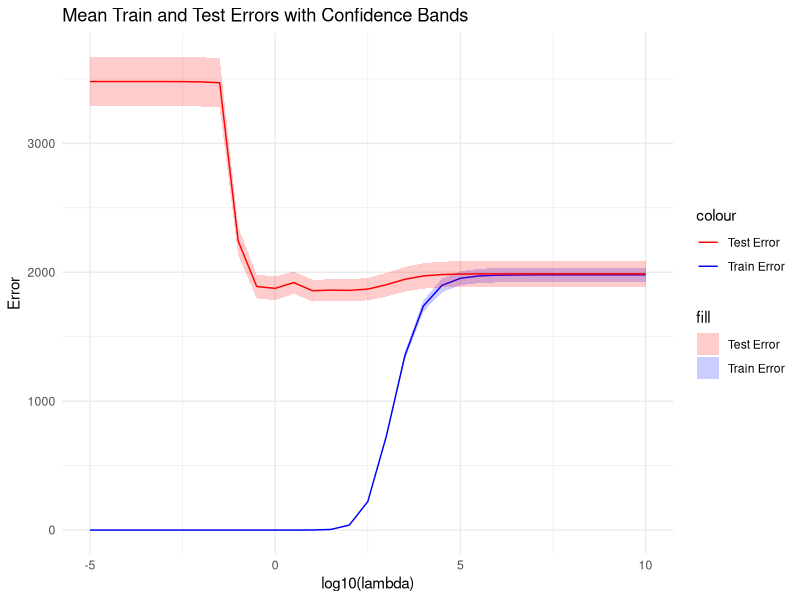
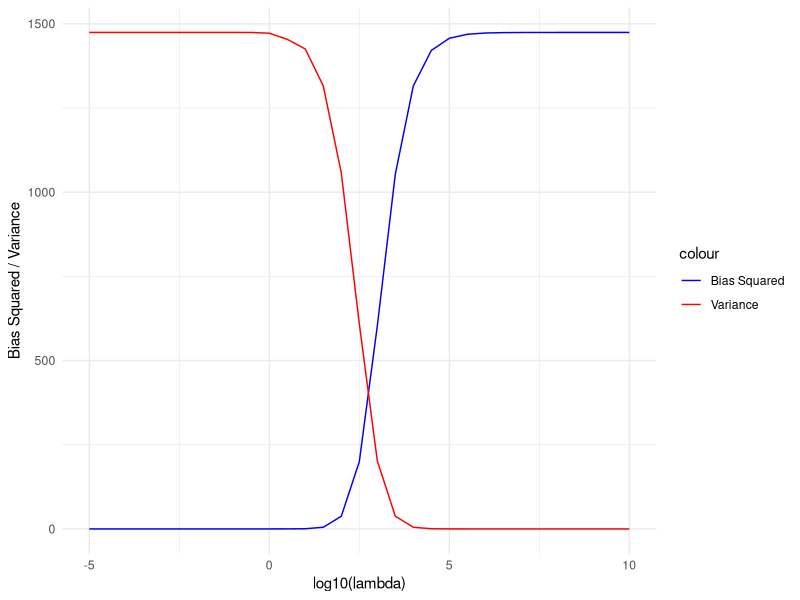
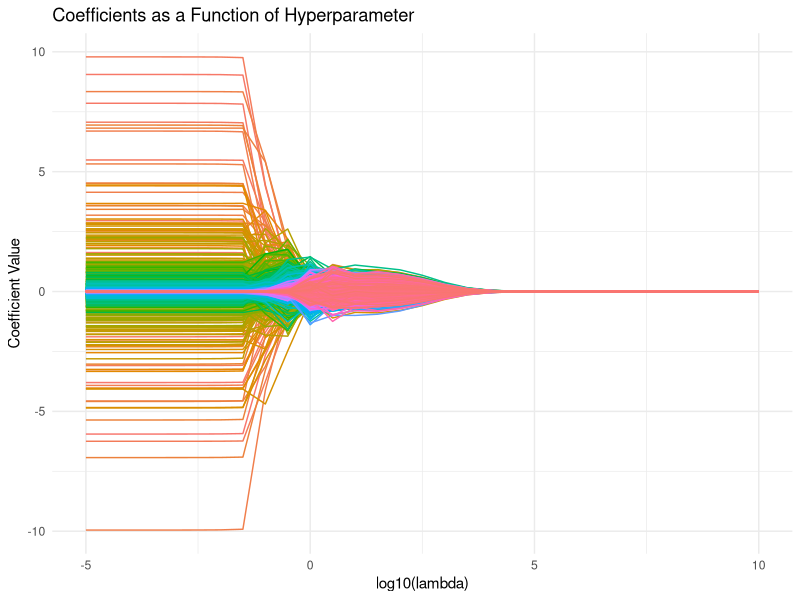

Recreate these plots in R, in order.
## ---- chunk 1
# Load required libraries
library(glmnet)
library(caret)
library(ggplot2)
library(reshape2)


# Set the seed for reproducibility
set.seed(123)

# Define the number of observations and relevant features
num_features_total <- 1000
num_examples_total <- 100

num_trials <- 100
prop_relevant_features <- 0.5
prop_train_examples <- 0.7
ci_level <- 0.95

# Define a range of regularization parameters
lambda_seq <- 10^seq(-5, 10, by = 0.5)

# Create empty matrices to store the results
train_errors <- matrix(0, nrow = num_trials, ncol = length(lambda_seq))
test_errors <- matrix(0, nrow = num_trials, ncol = length(lambda_seq))

num_relevant_features <- prop_relevant_features * num_features_total
num_train_examples <- prop_train_examples * num_examples_total 


# Perform the trials
for (i in 1:num_trials) {
  # Generate the feature matrix
  X <- matrix(rnorm(num_features_total * num_examples_total), ncol = num_features_total)
  
  # Generate the true coefficients
  true_coefficients <- c(rep(2, num_relevant_features), rep(0, (num_features_total - num_relevant_features)))
  
  # Generate the target variable
  y <- X %*% true_coefficients + rnorm(num_examples_total)
  
  # Convert data to a dataframe
  data <- data.frame(y, X)
  
  # Split the data into training and testing sets
  train_index <- createDataPartition(data$y, p = prop_train_examples, list = FALSE)
  train_data <- data[train_index, ]
  test_data <- data[-train_index, ]
 
   # Create an empty matrix to store the coefficients
  coefficients <- matrix(0, nrow = length(lambda_seq), ncol = dim(train_data[, -1])[2])
  
  # Lists to store the errors for this trial
  trial_train_errors <- vector("numeric", length(lambda_seq))
  trial_test_errors <- vector("numeric", length(lambda_seq))
  bias_squared <- vector("numeric", length(lambda_seq))
  variance <- vector("numeric", length(lambda_seq))
  
  # Perform Ridge regression for each lambda value
  for (j in seq_along(lambda_seq)) {
    # Train the Ridge model
    ridge_model <- glmnet(x = as.matrix(train_data[, -1]), y = train_data$y, alpha = 0, lambda = lambda_seq[j])
    
    # Make predictions on the training set
    train_predictions <- predict(ridge_model, newx = as.matrix(train_data[, -1]))
    
    # Compute the training error
    trial_train_errors[j] <- mean((train_data$y - train_predictions)^2)
    
    # Make predictions on the test set
    test_predictions <- predict(ridge_model, newx = as.matrix(test_data[, -1]))
    
    # Compute the test error
    trial_test_errors[j] <- mean((test_data$y - test_predictions)^2)
    
    # Compute the bias squared
    bias_squared[j] <- mean((train_predictions - train_data$y)^2)
    
    # Compute the variance
    variance[j] <- mean((train_predictions - mean(train_predictions))^2)
    
    # Store the coefficients for this lambda value
    coefficients[j, ] <- coef(ridge_model)[-1]
  }
  
  
  # Store the errors for this trial in the matrices
  train_errors[i, ] <- trial_train_errors
  test_errors[i, ] <- trial_test_errors
}

# Calculate the mean and standard deviation of the train and test errors
mean_train_errors <- apply(train_errors, 2, mean)
mean_test_errors <- apply(test_errors, 2, mean)
sd_train_errors <- apply(train_errors, 2, sd)
sd_test_errors <- apply(test_errors, 2, sd)

# Create a data frame with lambda and errors
error_data <- data.frame(lambda = lambda_seq, TrainError = mean_train_errors, TestError = mean_test_errors, TrainSE = sd_train_errors, TestSE = sd_test_errors)

## ---- chunk 2
# Plot the train and test errors with confidence bands
ggplot(error_data,aes(x = log10(lambda))) +
  geom_line(aes(y = TrainError, color = "Train Error")) +
  geom_ribbon(aes(ymin = TrainError - qnorm(0.5*(1 + ci_level)) * TrainSE/sqrt(num_trials - 1), ymax = TrainError + qnorm(0.5*(1 + ci_level)) * TrainSE/sqrt(num_trials - 1), fill = "Train Error"), alpha = 0.2) +
  geom_line(aes(y = TestError, color = "Test Error")) +
  geom_ribbon(aes(ymin = TestError - qnorm(0.5*(1 + ci_level)) * TestSE/sqrt(num_trials - 1), ymax = TestError + qnorm(0.5*(1 + ci_level)) * TestSE/sqrt(num_trials - 1), fill = "Test Error"), alpha = 0.2) +
  scale_color_manual(values = c("Train Error" = "blue", "Test Error" = "red")) +
  scale_fill_manual(values = c("Train Error" = "blue", "Test Error" = "red")) +
  labs(x = "log10(lambda)", y = "Error", title = "Mean Train and Test Errors with Confidence Bands") +
  theme_minimal() 
## ---- chunk 3
# Create a data frame with lambda and bias/variance
bias_variance_data <- data.frame(lambda = lambda_seq, BiasSquared = bias_squared, Variance = variance)

# Plot the bias squared and variance
ggplot(bias_variance_data, aes(x = log10(lambda))) +
  geom_line(aes(y = BiasSquared, color = "Bias Squared")) +
  geom_line(aes(y = Variance, color = "Variance")) +
  scale_color_manual(values = c("Bias Squared" = "blue", "Variance" = "red")) +
  labs(x = "log10(lambda)", y = "Bias Squared / Variance") +
  theme_minimal()
## ---- chunk 4
# Create a data frame with lambda and coefficients
coefficients_data <- data.frame(lambda = lambda_seq, coefficients)

# Melt the data frame to long format for plotting
melted_coefficients <- reshape2::melt(coefficients_data, id.vars = "lambda")

# Plot the coefficients as a function of the hyperparameter
ggplot(melted_coefficients, aes(x = log10(lambda), y = value, color = variable)) +
  geom_line() +
  labs(x = "log10(lambda)", y = "Coefficient Value", title = "Coefficients as a Function of Hyperparameter") +
  theme_minimal() +
theme(legend.position = "none")

